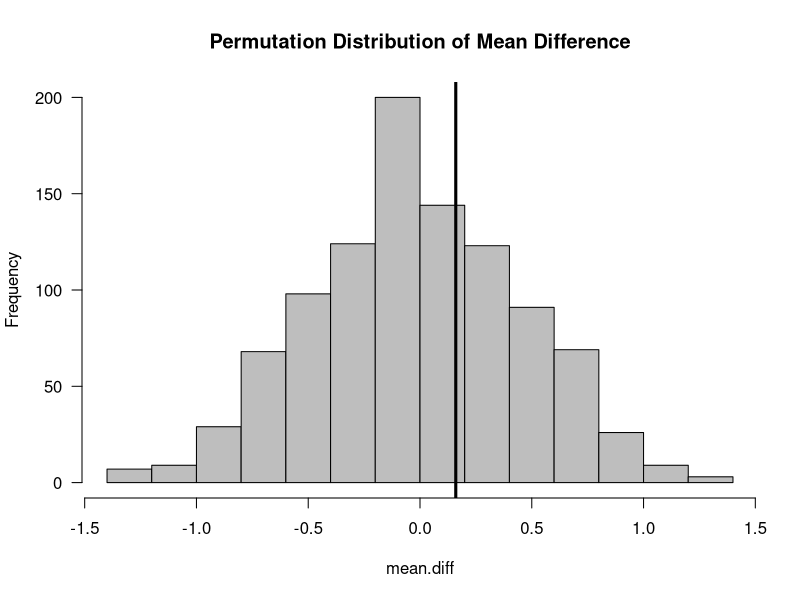

R code for this plot:
## ---- chunk 1
library(xtable)
z <- c(0.6, -0.8, -0.6, -0.9, 0.3, -1.3, 0.2, 0.7, -1.4, -0.4)
xx <- z
xx2 <- xx[c(3,9,8,7,10,6,5,1,4,2)]
xx3 <- xx[c(1,3,7,10,6,9,8,5,2,4)]
xx4 <- xx[c(4,8,1,7,10,3,9,6,5,2)]
xx5 <- xx[c(8,10,9,7,4,2,5,1,3,6)]
xx6 <- xx[c(1,3,2,5,10,8,4,7,9,6)]
theta.hat <- c(mean(xx[1:5]) - mean(xx[6:10]), mean(xx2[1:5]) - mean(xx2[6:10]),
               mean(xx3[1:5]) - mean(xx3[6:10]), mean(xx4[1:5]) - mean(xx4[6:10]),
               mean(xx5[1:5]) - mean(xx5[6:10]), mean(xx6[1:5]) - mean(xx6[6:10]))
A <- data.frame(OriginalData=c(xx, theta.hat[1]), Perm1=c(xx2, theta.hat[2]), Perm2=c(xx3, theta.hat[3]), Perm3=c(xx4, theta.hat[4]), 
                Perm4=c(xx5, theta.hat[5]), Perm5=c(xx6, theta.hat[6]))
rownames(A) <- c("z1", "z2", "z3", "z4", "z5", "z6", "z7", "z8", "z9", "z10", "mean difference")
tab <- xtable(A, digits=c(2, 2, 2, 2, 2, 2,2), align=rep("c", 7), caption="Example of Permuting a Vector of Responses")
print(tab, type="html", comment=FALSE)
## ---- chunk 2
z <- c(0.6, -0.8, -0.6, -0.9, 0.3, -1.3, 0.2, 0.7, -1.4, -0.4)
observed.diff <- mean(z[1:5]) - mean(z[6:10])
nreps <- 1000
mean.diff <- rep(NA, nreps)
for(k in 1:nreps) {
    ss <- sample(1:10, size=10)  ## draw a random permutation
    z.perm <- z[ss]   ## form the permuted dataset
    mean.diff[k] <- mean(z.perm[1:5]) - mean(z.perm[6:10]) ## compute mean difference
                                                           ## for permuted dataset
}
hist(mean.diff, las=1, col="grey", main="Permutation Distribution of Mean Difference")
abline(v=observed.diff, lwd=3)
## ---- chunk 3
pval.mc <- (1 + sum(abs(mean.diff) >= abs(observed.diff)))/(nreps + 1)
round(pval.mc, 2)
